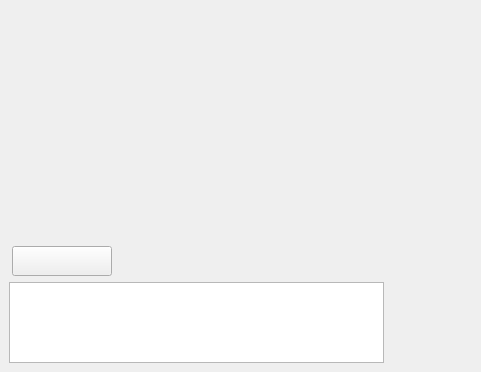
<?xml version="1.0" encoding="UTF-8"?>
<ui version="4.0">
 <class>AiChat</class>
 <widget class="QWidget" name="AiChat">
  <property name="geometry">
   <rect>
    <x>0</x>
    <y>0</y>
    <width>481</width>
    <height>372</height>
   </rect>
  </property>
  <property name="sizePolicy">
   <sizepolicy hsizetype="Expanding" vsizetype="Expanding">
    <horstretch>0</horstretch>
    <verstretch>0</verstretch>
   </sizepolicy>
  </property>
  <property name="windowTitle">
   <string>AiChat</string>
  </property>
  <layout class="QVBoxLayout" name="verticalLayout">
   <property name="leftMargin">
    <number>0</number>
   </property>
   <property name="topMargin">
    <number>0</number>
   </property>
   <property name="rightMargin">
    <number>2</number>
   </property>
   <property name="bottomMargin">
    <number>0</number>
   </property>
   <item>
    <widget class="ChatView" name="chatView" native="true">
     <property name="sizePolicy">
      <sizepolicy hsizetype="Preferred" vsizetype="Expanding">
       <horstretch>0</horstretch>
       <verstretch>0</verstretch>
      </sizepolicy>
     </property>
    </widget>
   </item>
   <item>
    <widget class="QWidget" name="widget" native="true">
     <property name="sizePolicy">
      <sizepolicy hsizetype="Preferred" vsizetype="Fixed">
       <horstretch>0</horstretch>
       <verstretch>0</verstretch>
      </sizepolicy>
     </property>
     <property name="minimumSize">
      <size>
       <width>0</width>
       <height>30</height>
      </size>
     </property>
     <property name="maximumSize">
      <size>
       <width>16777215</width>
       <height>30</height>
      </size>
     </property>
     <layout class="QHBoxLayout" name="horizontalLayout_2">
      <property name="leftMargin">
       <number>12</number>
      </property>
      <property name="topMargin">
       <number>0</number>
      </property>
      <property name="rightMargin">
       <number>0</number>
      </property>
      <property name="bottomMargin">
       <number>0</number>
      </property>
      <item>
       <widget class="QToolButton" name="clear_toolButton">
        <property name="minimumSize">
         <size>
          <width>100</width>
          <height>30</height>
         </size>
        </property>
        <property name="maximumSize">
         <size>
          <width>100</width>
          <height>30</height>
         </size>
        </property>
        <property name="text">
         <string/>
        </property>
       </widget>
      </item>
      <item>
       <spacer name="horizontalSpacer">
        <property name="orientation">
         <enum>Qt::Horizontal</enum>
        </property>
        <property name="sizeHint" stdset="0">
         <size>
          <width>417</width>
          <height>20</height>
         </size>
        </property>
       </spacer>
      </item>
     </layout>
    </widget>
   </item>
   <item>
    <widget class="QWidget" name="send_widget" native="true">
     <property name="sizePolicy">
      <sizepolicy hsizetype="Expanding" vsizetype="Fixed">
       <horstretch>0</horstretch>
       <verstretch>0</verstretch>
      </sizepolicy>
     </property>
     <property name="minimumSize">
      <size>
       <width>0</width>
       <height>90</height>
      </size>
     </property>
     <property name="maximumSize">
      <size>
       <width>16777215</width>
       <height>90</height>
      </size>
     </property>
     <layout class="QHBoxLayout" name="horizontalLayout">
      <property name="topMargin">
       <number>0</number>
      </property>
      <item>
       <widget class="ElaPlainTextEdit" name="question_textEdit">
        <property name="sizePolicy">
         <sizepolicy hsizetype="Expanding" vsizetype="Preferred">
          <horstretch>0</horstretch>
          <verstretch>0</verstretch>
         </sizepolicy>
        </property>
        <property name="cursor" stdset="0">
         <cursorShape>IBeamCursor</cursorShape>
        </property>
       </widget>
      </item>
      <item>
       <widget class="QWidget" name="button_widget" native="true">
        <property name="sizePolicy">
         <sizepolicy hsizetype="Preferred" vsizetype="Preferred">
          <horstretch>0</horstretch>
          <verstretch>0</verstretch>
         </sizepolicy>
        </property>
        <property name="minimumSize">
         <size>
          <width>80</width>
          <height>80</height>
         </size>
        </property>
        <property name="maximumSize">
         <size>
          <width>80</width>
          <height>80</height>
         </size>
        </property>
       </widget>
      </item>
     </layout>
    </widget>
   </item>
  </layout>
 </widget>
 <customwidgets>
  <customwidget>
   <class>ChatView</class>
   <extends>QWidget</extends>
   <header>ChatView.h</header>
   <container>1</container>
  </customwidget>
  <customwidget>
   <class>ElaPlainTextEdit</class>
   <extends>QTextEdit</extends>
   <header>ElaPlainTextEdit.h</header>
  </customwidget>
 </customwidgets>
 <resources/>
 <connections/>
</ui>
